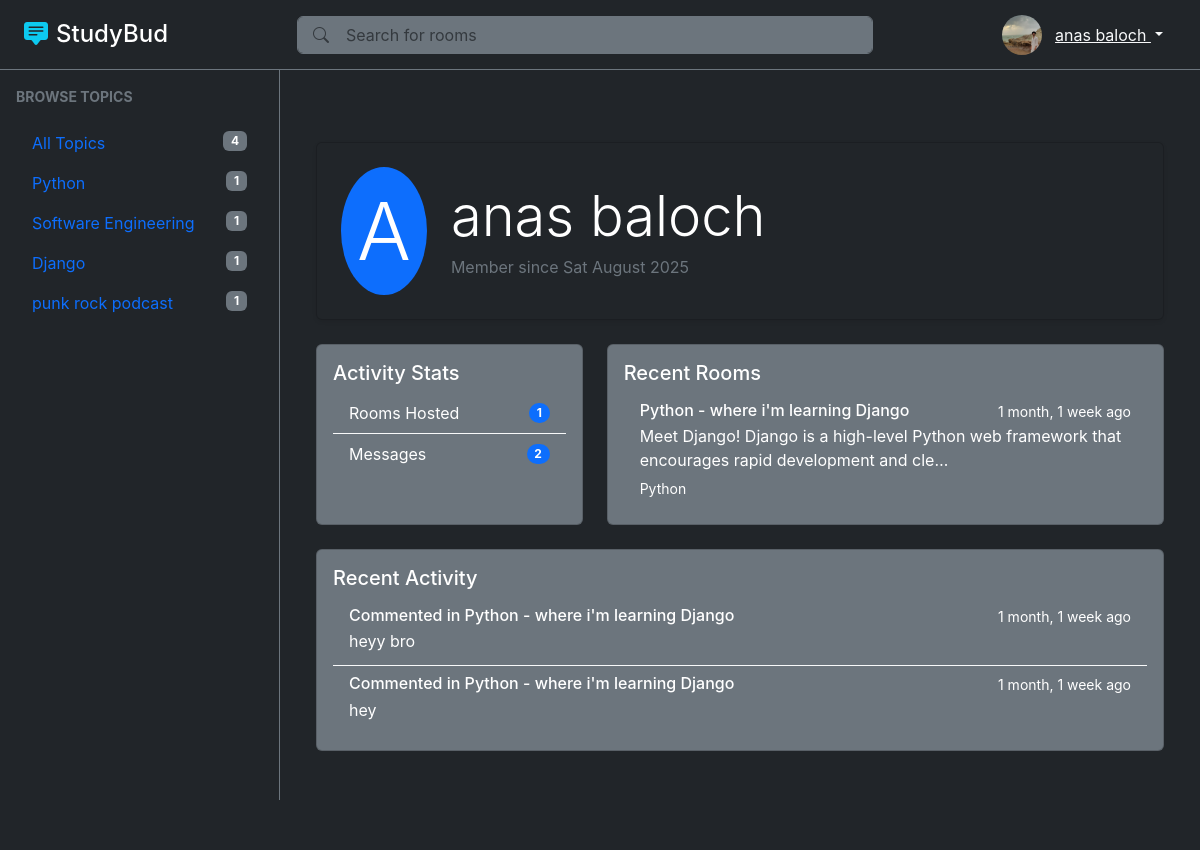
Page /profile/1/ on the committed database.
### base/models.py (models this page shows, shortened)
class User(AbstractUser):
    username = None
    name = models.CharField(max_length=200, null=True, blank=True)
    email = models.EmailField(unique=True, null=True, blank=True)
    bio = models.TextField(null=True, blank=True)
    avatar = models.ImageField(null=True, blank=True, default='static/uploads/avatar.svg', upload_to='static/uploads/')
    USERNAME_FIELD = 'email'
    REQUIRED_FIELDS = []

class Topic(models.Model):
    name = models.CharField(max_length=200)

class Room(models.Model):
    host = models.ForeignKey(User, on_delete=models.SET_NULL, null=True)
    topic = models.ForeignKey(Topic, on_delete=models.SET_NULL, null=True)
    name = models.CharField(max_length=200)
    description = models.TextField(blank=True, null=True)
    participants = models.ManyToManyField(User, related_name='participants', blank=True)
    updated_at = models.DateTimeField(auto_now=True)
    created_at = models.DateTimeField(auto_now_add=True)
    class Meta:
        ordering = ['-updated_at', '-created_at']

class Message(models.Model):
    user = models.ForeignKey(User, on_delete=models.CASCADE)
    room = models.ForeignKey(Room, on_delete=models.CASCADE)
    body = models.TextField()
    updated_at = models.DateTimeField(auto_now=True)
    created_at = models.DateTimeField(auto_now_add=True)
    class Meta:
        ordering = ['-updated_at', '-created_at']

### base/views.py (the view)
# urls.py: path('profile/<str:pk>/', views.public_profile, name='public-profile'),
def public_profile(request, pk):
    user = User.objects.get(id=pk)
    rooms = user.room_set.all()
    recent_activity = user.message_set.all()
    topics = Topic.objects.all()
    context = {'user': user, 'rooms': rooms, 'recent_activity': recent_activity, 'topics': topics}
    return render(request, 'base/public_profile.html', context)

### base/templates/base/public_profile.html (shortened to what this page needs)
{% extends "layout.html" %}
{% block left_side_bar %}
    <a href="{% url 'rooms' %}" class="nav-link">All Topics<span class="badge bg-secondary float-end">{{topics.count}}</span></a>
    {% for topic in topics %}
    <a href="{% url 'rooms' %}?q={{topic.name}}" class="nav-link">{{topic.name}} <span class="badge bg-secondary float-end">{{topic.room_set.count}}</span></a>
    {% endfor %}
{% endblock %}
{% block content %}
    <div class="container py-5">
        <div class="row">
            <div class="col-12 mb-4">
                <div class="card bg-dark text-white shadow-sm">
                    <div class="card-body p-4">
                        <div class="d-flex align-items-center">
                            <div class="display-1 bg-primary rounded-circle p-3 me-4">
                                {{ user.name|make_list|first|upper }}
                            </div>
                            <div>
                                <h1 class="display-4 mb-1">{{ user.name }}</h1>
                                <p class="text-secondary mb-0">Member since {{ user.date_joined|date:"D F Y" }}</p>
                            </div>
                        </div>
                    </div>
                </div>
            </div>
            <div class="col-md-4 mb-4">
                <div class="card bg-secondary text-white h-100">
                    <div class="card-body">
                        <h5 class="card-title">Activity Stats</h5>
                        <div class="list-group list-group-flush">
                            <div class="list-group-item bg-transparent text-white border-light">
                                <div class="d-flex justify-content-between align-items-center">
                                    <span>Rooms Hosted</span>
                                    <span class="badge bg-primary rounded-pill">{{ user.room_set.count }}</span>
                                </div>
                            </div>
                            <div class="list-group-item bg-transparent text-white border-light">
                                <div class="d-flex justify-content-between align-items-center">
                                    <span>Messages</span>
                                    <span class="badge bg-primary rounded-pill">{{ user.message_set.count }}</span>
                                </div>
                            </div>
                        </div>
                    </div>
                </div>
            </div>
            <div class="col-md-8 mb-4">
                <div class="card bg-secondary text-white h-100">
                    <div class="card-body">
                        <h5 class="card-title">Recent Rooms</h5>
                        {% if user.room_set.all %}
                            <div class="list-group list-group-flush">
                                {% for room in user.room_set.all|slice:":5" %}
                                    <a href="{% url 'room' room.id %}" class="list-group-item bg-transparent text-white border-light">
                                        <div class="d-flex w-100 justify-content-between">
                                            <h6 class="mb-1">{{ room.name }}</h6>
                                            <small>{{ room.created_at|timesince }} ago</small>
                                        </div>
                                        <p class="mb-1">{{ room.description|truncatechars:100 }}</p>
                                        <small>{{ room.topic.name }}</small>
                                    </a>
                                {% endfor %}
                            </div>
                        {% else %}
                            <p class="text-muted mb-0">No rooms hosted yet.</p>
                        {% endif %}
                    </div>
                </div>
            </div>
            <div class="col-12">
                <div class="card bg-secondary text-white">
                    <div class="card-body">
                        <h5 class="card-title">Recent Activity</h5>
                        {% if user.message_set.all %}
                            <div class="list-group list-group-flush">
                                {% for message in user.message_set.all|slice:":5" %}
                                    <div class="list-group-item bg-transparent text-white border-light">
                                        <div class="d-flex w-100 justify-content-between">
                                            <h6 class="mb-1">Commented in {{ message.room.name }}</h6>
                                            <small>{{ message.created_at|timesince }} ago</small>
                                        </div>
                                        <p class="mb-1">{{ message.body }}</p>
                                    </div>
                                {% endfor %}
                            </div>
                        {% else %}
                            <p class="text-muted mb-0">No activity yet.</p>
                        {% endif %}
                    </div>
                </div>
            </div>
        </div>
    </div>
{% endblock %}

### templates/layout.html (shortened to what this page needs)
{% load static %}
<!DOCTYPE html>
<html lang="en">
<head>
    <link href="https://cdn.jsdelivr.net/npm/bootstrap@5.3.7/dist/css/bootstrap.min.css" rel="stylesheet" />
    <link rel="stylesheet" href="https://cdn.jsdelivr.net/npm/bootstrap-icons@1.11.1/font/bootstrap-icons.css" />
    <link rel="stylesheet" href="{% static 'css/style.css' %}" />
</head>
<body class="bg-dark text-light">
    <header class="top-header bg-dark border-bottom border-secondary fixed-top">
        <div class="container-fluid d-flex align-items-center justify-content-between h-100 px-3 px-md-4">
            <a href="{% url 'rooms' %}" class="text-decoration-none d-flex align-items-center">
                <i class="bi bi-chat-square-text-fill fs-4 me-2 text-info"></i>
                <h4 class="mb-0 text-white">StudyBud</h4>
            </a>
            <div class="search-container w-50 d-none d-md-block">
                <form action="{% url 'rooms' %}" class="position-relative">
                    <i class="bi bi-search position-absolute start-0 top-50 translate-middle-y ms-3 text-muted"></i>
                    <input type="text" name="q"
                           class="form-control bg-secondary text-light border-secondary ps-5"
                           placeholder="Search for rooms" aria-label="Search rooms" />
                </form>
            </div>
            <div class="d-flex align-items-center">
                {% if user.is_authenticated %}
                    <img src="{{user.avatar.url}}"
                         class="rounded-circle img-fluid" style="width: 40px; height: 40px; object-fit: cover;" alt="{{user.name}}'s avatar"/>
                    <div class="dropdown">
                        <button class="btn btn-link text-light dropdown-toggle" type="button" data-bs-toggle="dropdown">
                            {{ user.name }}
                        </button>
                    </div>
                {% else %}
                    <a href="{% url 'user:login' %}" class="btn btn-outline-light me-2"><i class="bi bi-box-arrow-in-right me-1"></i>Login</a>
                    <a href="{% url 'user:register' %}" class="btn btn-outline-light"><i class="bi bi-person-plus me-1"></i>Register</a>
                {% endif %}
            </div>
        </div>
    </header>
    <div class="left-sidebar bg-dark border-end border-secondary p-3" id="leftSidebar">
        <div class="mb-4">
            <div class="text-secondary text-uppercase small fw-bold mb-3">Browse Topics</div>
            <nav class="nav flex-column">
                {% block left_side_bar %}{% endblock %}
            </nav>
        </div>
    </div>
    <main class="main-content p-4 bg-dark">
        {% block content %}{% endblock %}
    </main>
</body>
</html>

### static/css/style.css (style rules this page uses)
body { min-height: 100vh; font-family: -apple-system, BlinkMacSystemFont, 'Segoe UI', Roboto, sans-serif; }
.top-header { height: 70px; }
.left-sidebar { height: calc(100vh - 70px); position: fixed; top: 70px; left: 0; width: 280px; overflow-y: auto; background-color: #121212; transition: transform 0.3s ease; z-index: 1040; }
.main-content { margin-top: 70px; margin-left: 280px; margin-right: 300px; min-height: calc(100vh - 70px); }
@media (max-width: 1200px) { .main-content { margin-right: 0; } }

### rows in the picture
User: avatar (picture), name "anas baloch", name|make_list "A", date_joined "Sat August 2025", room_set.count "1", message_set.count "2"
Topic: name "Python", room_set.count "1"
Topic: name "Software Engineering", room_set.count "1"
Topic: name "Django", room_set.count "1"
Topic: name "punk rock podcast", room_set.count "1"
Room: name "Python - where i'm learning Django", created_at "1 month, 1 week", description "Meet Django! Django is a high-level Python web framework that encourages rapid development and cle…", topic.name "Python"
Message: room.name "Python - where i'm learning Django", created_at "1 month, 1 week", body "heyy bro"
Message: room.name "Python - where i'm learning Django", created_at "1 month, 1 week", body "hey"

### other values in the picture
{{ topics.count }} "4"
